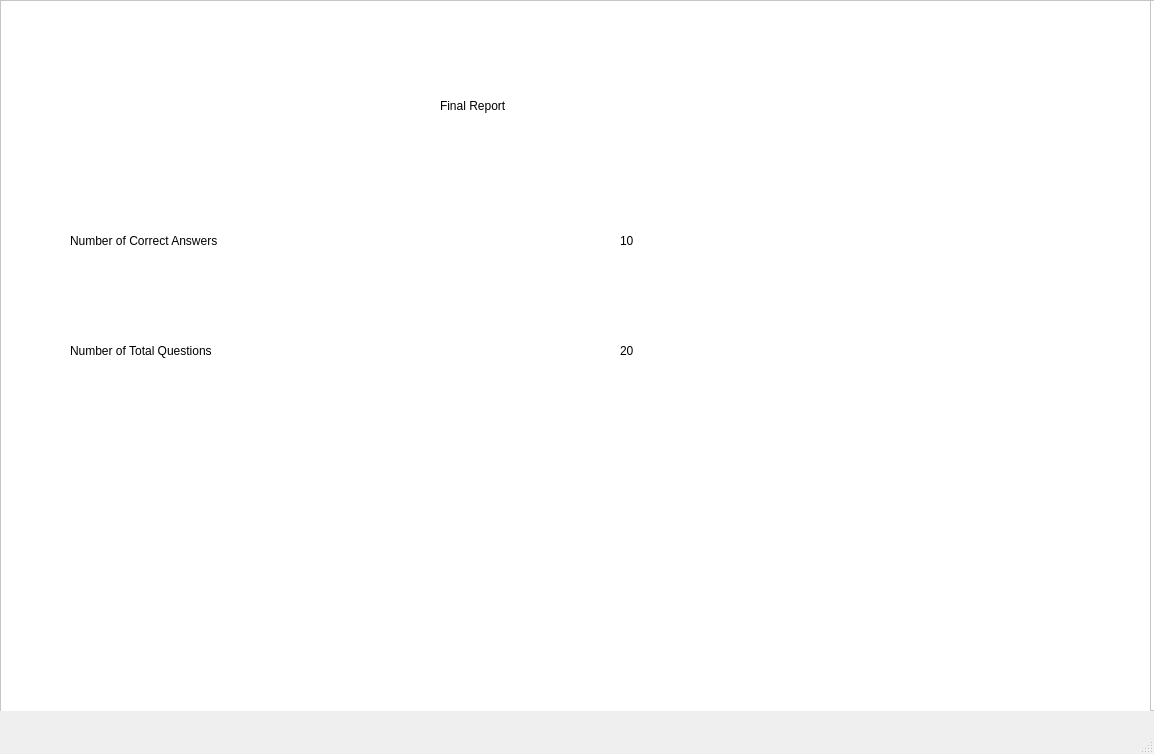
<?xml version="1.0" encoding="UTF-8"?>
<ui version="4.0">
 <class>MainWindow</class>
 <widget class="QMainWindow" name="MainWindow">
  <property name="geometry">
   <rect>
    <x>0</x>
    <y>0</y>
    <width>1154</width>
    <height>754</height>
   </rect>
  </property>
  <property name="windowTitle">
   <string>MainWindow</string>
  </property>
  <widget class="QWidget" name="centralwidget">
   <widget class="QFrame" name="frame">
    <property name="geometry">
     <rect>
      <x>0</x>
      <y>0</y>
      <width>1161</width>
      <height>711</height>
     </rect>
    </property>
    <property name="styleSheet">
     <string notr="true">background-color: rgb(255, 255, 255);</string>
    </property>
    <property name="frameShape">
     <enum>QFrame::StyledPanel</enum>
    </property>
    <property name="frameShadow">
     <enum>QFrame::Raised</enum>
    </property>
    <widget class="QLabel" name="label">
     <property name="geometry">
      <rect>
       <x>160</x>
       <y>170</y>
       <width>351</width>
       <height>81</height>
      </rect>
     </property>
     <property name="styleSheet">
      <string notr="true">font: 20pt &quot;MS Shell Dlg 2&quot;;</string>
     </property>
     <property name="text">
      <string>Enter Username</string>
     </property>
    </widget>
    <widget class="QLabel" name="label_2">
     <property name="geometry">
      <rect>
       <x>160</x>
       <y>310</y>
       <width>351</width>
       <height>81</height>
      </rect>
     </property>
     <property name="styleSheet">
      <string notr="true">font: 20pt &quot;MS Shell Dlg 2&quot;;</string>
     </property>
     <property name="text">
      <string>Enter Password</string>
     </property>
    </widget>
    <widget class="QLineEdit" name="lineEdit">
     <property name="geometry">
      <rect>
       <x>560</x>
       <y>190</y>
       <width>381</width>
       <height>61</height>
      </rect>
     </property>
     <property name="styleSheet">
      <string notr="true">font: 18pt &quot;MS Shell Dlg 2&quot;;</string>
     </property>
    </widget>
    <widget class="QLineEdit" name="lineEdit_2">
     <property name="geometry">
      <rect>
       <x>560</x>
       <y>320</y>
       <width>381</width>
       <height>61</height>
      </rect>
     </property>
     <property name="styleSheet">
      <string notr="true">font: 18pt &quot;MS Shell Dlg 2&quot;;</string>
     </property>
    </widget>
    <widget class="QPushButton" name="pushButton">
     <property name="geometry">
      <rect>
       <x>390</x>
       <y>480</y>
       <width>251</width>
       <height>71</height>
      </rect>
     </property>
     <property name="styleSheet">
      <string notr="true">background-color: rgb(255, 170, 0);
font: 20pt &quot;MS Shell Dlg 2&quot;;</string>
     </property>
     <property name="text">
      <string>Login Now</string>
     </property>
    </widget>
    <widget class="QFrame" name="frame_2">
     <property name="geometry">
      <rect>
       <x>0</x>
       <y>0</y>
       <width>1151</width>
       <height>721</height>
      </rect>
     </property>
     <property name="frameShape">
      <enum>QFrame::StyledPanel</enum>
     </property>
     <property name="frameShadow">
      <enum>QFrame::Raised</enum>
     </property>
     <widget class="QLabel" name="label_3">
      <property name="geometry">
       <rect>
        <x>20</x>
        <y>80</y>
        <width>1061</width>
        <height>151</height>
       </rect>
      </property>
      <property name="styleSheet">
       <string notr="true">font: 16pt &quot;MS Shell Dlg 2&quot;;</string>
      </property>
      <property name="text">
       <string>1. In which year python was introduced ?</string>
      </property>
     </widget>
     <widget class="QRadioButton" name="radioButton">
      <property name="geometry">
       <rect>
        <x>70</x>
        <y>280</y>
        <width>461</width>
        <height>61</height>
       </rect>
      </property>
      <property name="styleSheet">
       <string notr="true">font: 18pt &quot;MS Shell Dlg 2&quot;;</string>
      </property>
      <property name="text">
       <string>1989</string>
      </property>
     </widget>
     <widget class="QRadioButton" name="radioButton_2">
      <property name="geometry">
       <rect>
        <x>70</x>
        <y>360</y>
        <width>461</width>
        <height>61</height>
       </rect>
      </property>
      <property name="styleSheet">
       <string notr="true">font: 18pt &quot;MS Shell Dlg 2&quot;;</string>
      </property>
      <property name="text">
       <string>1989</string>
      </property>
     </widget>
     <widget class="QRadioButton" name="radioButton_3">
      <property name="geometry">
       <rect>
        <x>70</x>
        <y>440</y>
        <width>461</width>
        <height>61</height>
       </rect>
      </property>
      <property name="styleSheet">
       <string notr="true">font: 18pt &quot;MS Shell Dlg 2&quot;;</string>
      </property>
      <property name="text">
       <string>1989</string>
      </property>
     </widget>
     <widget class="QRadioButton" name="radioButton_4">
      <property name="geometry">
       <rect>
        <x>70</x>
        <y>520</y>
        <width>461</width>
        <height>61</height>
       </rect>
      </property>
      <property name="styleSheet">
       <string notr="true">font: 18pt &quot;MS Shell Dlg 2&quot;;</string>
      </property>
      <property name="text">
       <string>1989</string>
      </property>
     </widget>
     <widget class="QPushButton" name="pushButton_2">
      <property name="geometry">
       <rect>
        <x>570</x>
        <y>530</y>
        <width>261</width>
        <height>71</height>
       </rect>
      </property>
      <property name="styleSheet">
       <string notr="true">font: 16pt &quot;MS Shell Dlg 2&quot;;</string>
      </property>
      <property name="text">
       <string>Next Question</string>
      </property>
     </widget>
     <widget class="QFrame" name="frame_3">
      <property name="geometry">
       <rect>
        <x>0</x>
        <y>0</y>
        <width>1151</width>
        <height>731</height>
       </rect>
      </property>
      <property name="frameShape">
       <enum>QFrame::StyledPanel</enum>
      </property>
      <property name="frameShadow">
       <enum>QFrame::Raised</enum>
      </property>
      <widget class="QLabel" name="label_4">
       <property name="geometry">
        <rect>
         <x>440</x>
         <y>50</y>
         <width>241</width>
         <height>111</height>
        </rect>
       </property>
       <property name="styleSheet">
        <string notr="true">font: 22pt &quot;MS Shell Dlg 2&quot;;</string>
       </property>
       <property name="text">
        <string>Final Report</string>
       </property>
      </widget>
      <widget class="QLabel" name="label_5">
       <property name="geometry">
        <rect>
         <x>70</x>
         <y>220</y>
         <width>491</width>
         <height>41</height>
        </rect>
       </property>
       <property name="styleSheet">
        <string notr="true">font: 18pt &quot;MS Shell Dlg 2&quot;;</string>
       </property>
       <property name="text">
        <string>Number of Correct Answers</string>
       </property>
      </widget>
      <widget class="QLabel" name="label_6">
       <property name="geometry">
        <rect>
         <x>620</x>
         <y>210</y>
         <width>301</width>
         <height>61</height>
        </rect>
       </property>
       <property name="styleSheet">
        <string notr="true">font: 18pt &quot;MS Shell Dlg 2&quot;;</string>
       </property>
       <property name="text">
        <string>10</string>
       </property>
      </widget>
      <widget class="QLabel" name="label_7">
       <property name="geometry">
        <rect>
         <x>620</x>
         <y>320</y>
         <width>301</width>
         <height>61</height>
        </rect>
       </property>
       <property name="styleSheet">
        <string notr="true">font: 18pt &quot;MS Shell Dlg 2&quot;;</string>
       </property>
       <property name="text">
        <string>20</string>
       </property>
      </widget>
      <widget class="QLabel" name="label_8">
       <property name="geometry">
        <rect>
         <x>70</x>
         <y>330</y>
         <width>491</width>
         <height>41</height>
        </rect>
       </property>
       <property name="styleSheet">
        <string notr="true">font: 18pt &quot;MS Shell Dlg 2&quot;;</string>
       </property>
       <property name="text">
        <string>Number of Total Questions</string>
       </property>
      </widget>
     </widget>
    </widget>
   </widget>
  </widget>
  <widget class="QMenuBar" name="menubar">
   <property name="geometry">
    <rect>
     <x>0</x>
     <y>0</y>
     <width>1154</width>
     <height>31</height>
    </rect>
   </property>
  </widget>
  <widget class="QStatusBar" name="statusbar"/>
 </widget>
 <resources/>
 <connections/>
</ui>
